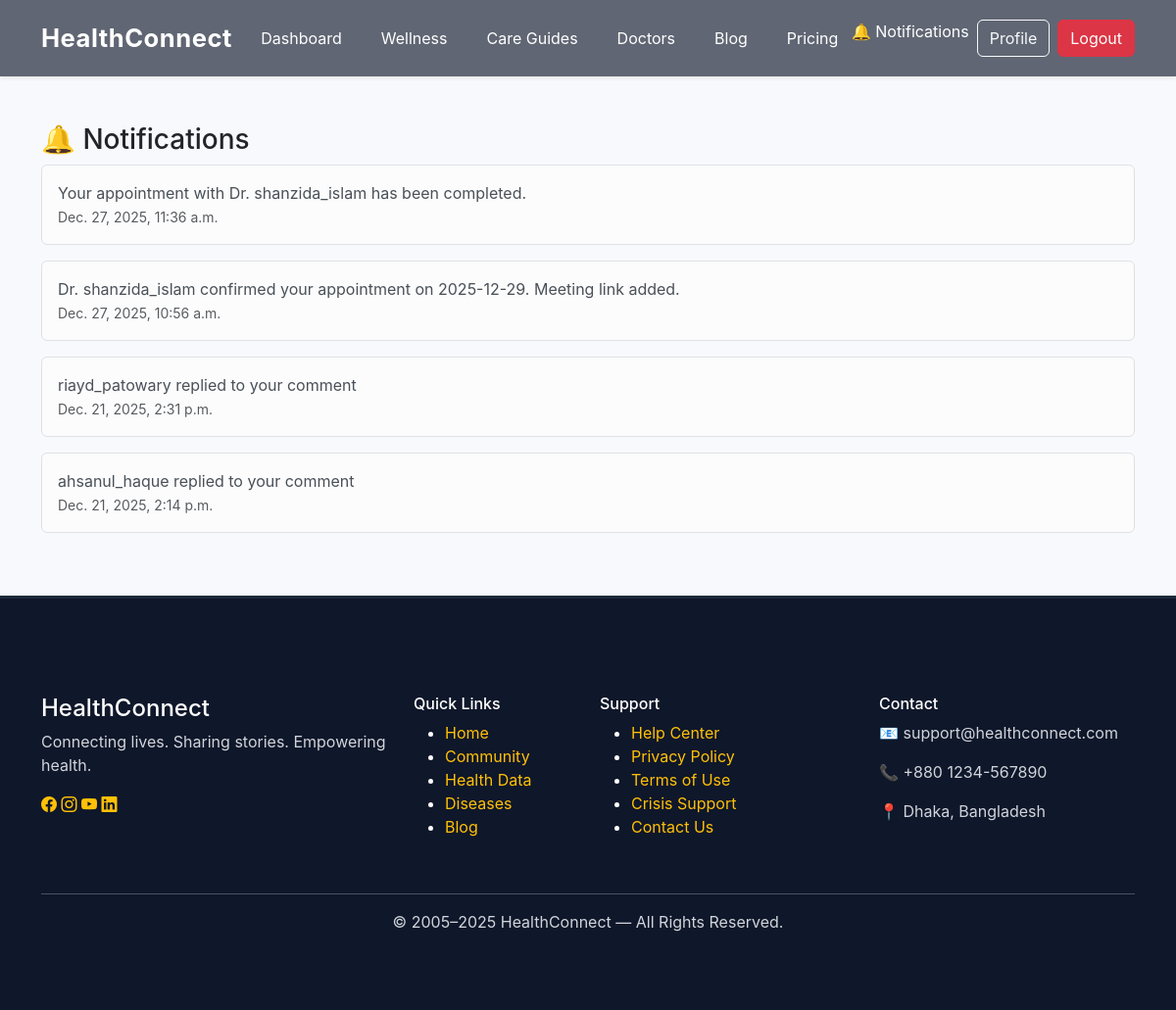
Before: /blog/notifications/ (signed in) with the older database file.
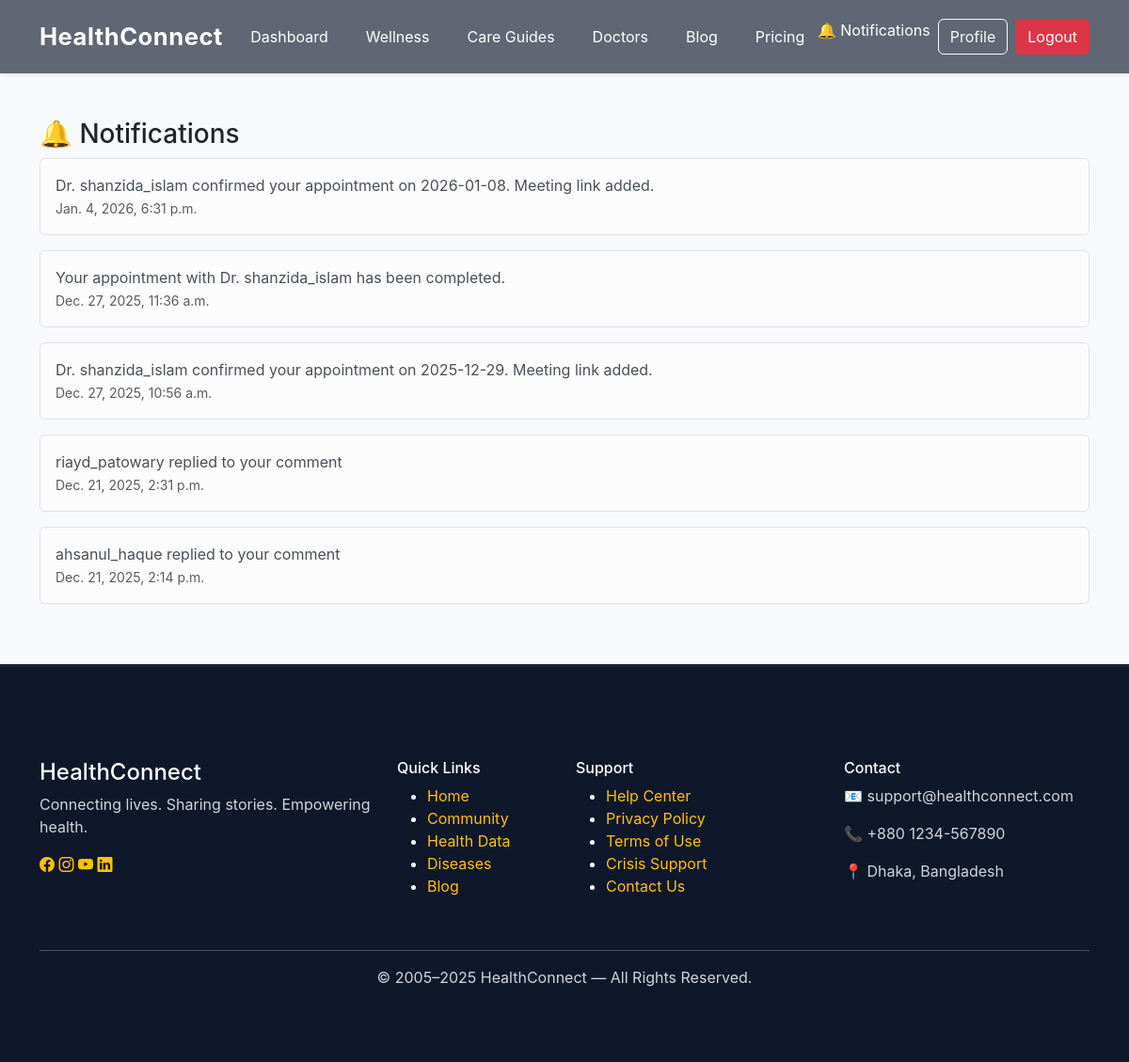
After: the same page with the newer database file.
### blog/models.py (models this page shows, shortened)
class Notification(models.Model):
    user = models.ForeignKey(
        settings.AUTH_USER_MODEL,
        on_delete=models.CASCADE,
        related_name="notifications"
    )
    message = models.CharField(max_length=255)
    is_read = models.BooleanField(default=False)
    created_at = models.DateTimeField(auto_now_add=True)

### blog/views.py (the view)
# urls.py: path("notifications/", views.notifications, name="notifications"),
@login_required
def notifications(request):
    notes = request.user.notifications.order_by("-created_at")
    notes.update(is_read=True)
    return render(request, "blog/notifications.html", {"notes": notes})

### blog/context_processors.py (called while the page is built)
def unread_notifications(request):
    if request.user.is_authenticated:
        return {
            "unread_count": request.user.notifications.filter(is_read=False).count()
        }
    return {"unread_count": 0}

### blog/templates/blog/notifications.html
{% extends "base.html" %}
{% block content %}
<div class="container py-5">
  <h3>🔔 Notifications</h3>
  {% for n in notes %}
    <div class="alert alert-light border">
      {{ n.message }}
      <br>
      <small class="text-muted">{{ n.created_at }}</small>
    </div>
  {% empty %}
    <p>No notifications yet.</p>
  {% endfor %}
</div>
{% endblock %}

Changed rows visible on the page:
added Notification: message "Dr. shanzida_islam confirmed your appointment on 2026-01-08. Meeting link added.", created_at "Jan. 4, 2026, 6:31 p.m."
